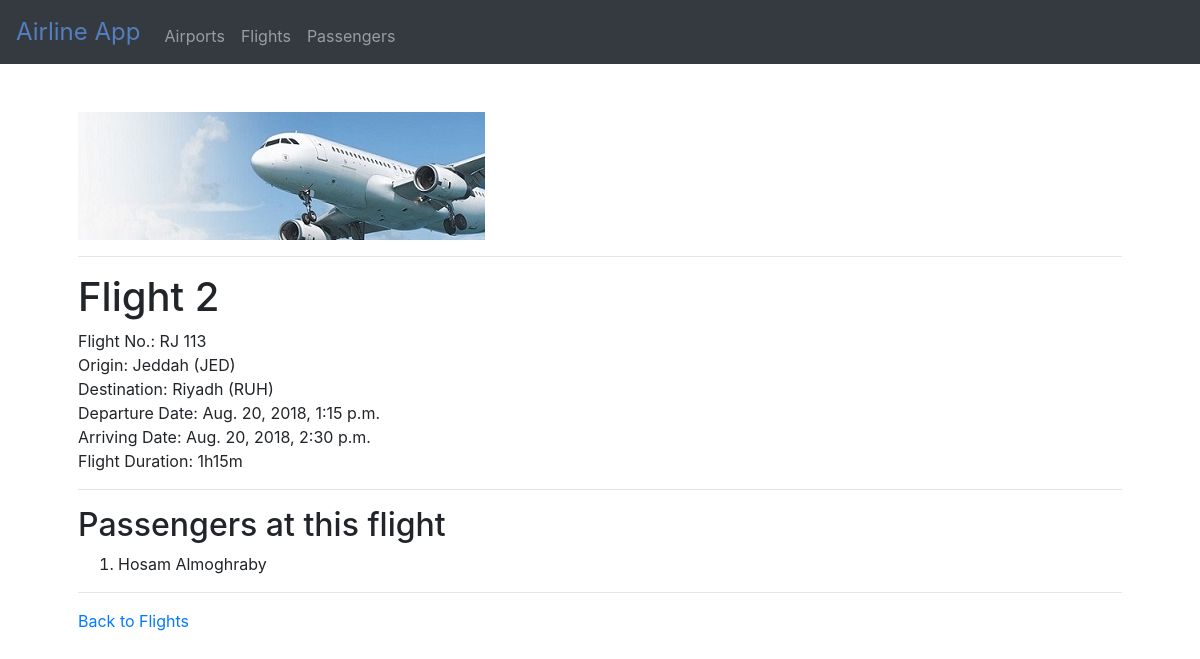
The app's page /flights/2, older data.
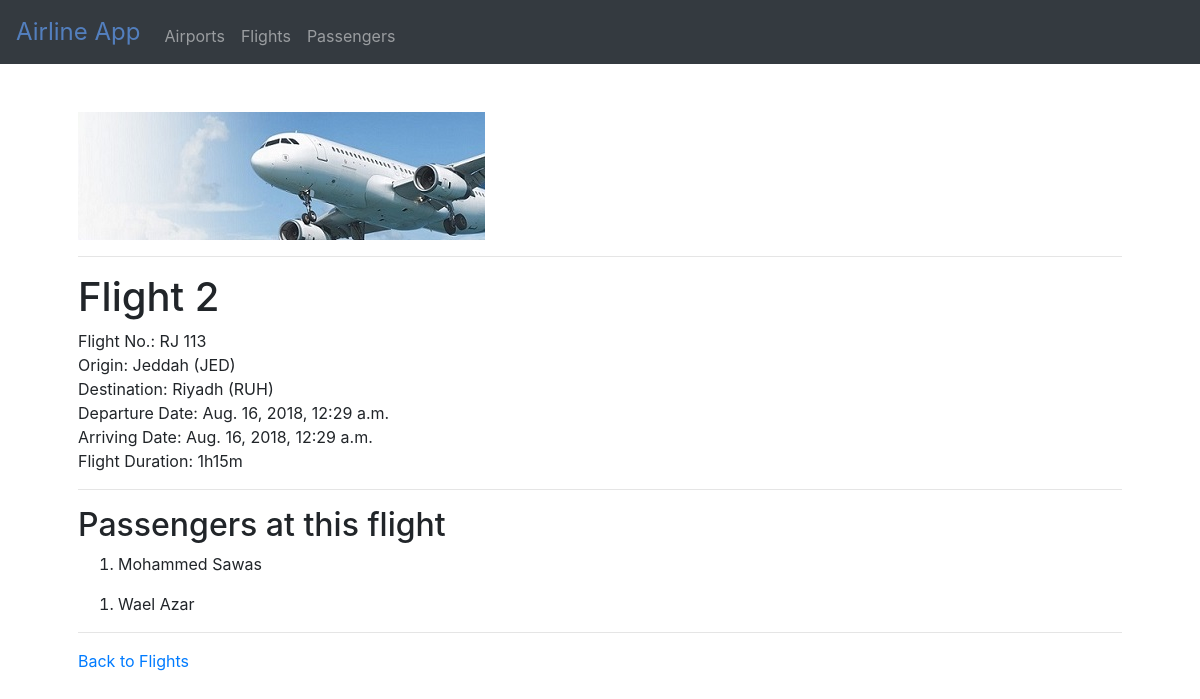
The same page, newer data.
### flights/models.py (models this page shows, shortened)
class Flight(models.Model):
    flight_no = models.CharField(max_length=10)
    origin = models.ForeignKey(Airport, on_delete=models.CASCADE, related_name='departures')
    destination = models.ForeignKey(Airport, on_delete=models.CASCADE, related_name='arrivals')
    departure_date = models.DateTimeField(default=timezone.now)
    arriving_date = models.DateTimeField(default=timezone.now)
    flight_duration = models.CharField(max_length=6)

class Passenger(models.Model):
    title = models.CharField(max_length=3, choices=TITLE_CHOICES)
    first = models.CharField(max_length=64)
    last = models.CharField(max_length=64)
    flights = models.ManyToManyField(Flight, blank=True, related_name="passengers")
    def __str__(self):
        return f"{self.first} {self.last}"

class Airport(models.Model):
    code = models.CharField(max_length=3)
    city = models.CharField(max_length=30)
    def __str__(self):
        return f"{self.city} ({self.code})"

### flights/views.py (the view)
# urls.py: path('flights/<int:flight_id>', views.flight, name="flight"),
def flight(request, flight_id):
    try:
        flight = Flight.objects.get(pk=flight_id)
    except Flight.DoesNotExist:
        raise Http404("Flight does not exist")
    context = {
        "flight": flight,
        "passengers": flight.passengers.all()
    }
    return render(request, 'flights/flight.html', context)

### flights/templates/flights/flight.html (shortened to what this page needs)
{% extends "flights/layout.html" %}
{% block body %}
    <h1>Flight {{ flight.id }}</h1>
        <li>Flight No.: {{ flight.flight_no }}</li>
        <li>Origin: {{ flight.origin }}</li>
        <li>Destination: {{ flight.destination }}</li>
        <li>Departure Date: {{ flight.departure_date }}</li>
        <li>Arriving Date: {{ flight.arriving_date }}</li>
        <li>Flight Duration: {{ flight.flight_duration }}</li>
    <hr>
    <h2>Passengers at this flight</h2>
    {% for passenger in passengers %}
        <ol>
            <li>{{ passenger }}</li>
        </ol>
    {% empty %}
        No passengers at this flight!
    {% endfor %}
    <hr>
    <div>
        <a href="{% url 'flights' %}">Back to Flights</a>
    </div>
{% endblock %}

Row changes from the older to the newer data that the page shows:
no longer on this page (row unchanged): Passenger: first+last "Hosam Almoghraby"
changed Flight "RJ 113": departure_date "Aug. 20, 2018, 1:15 p.m." → "Aug. 16, 2018, 12:29 a.m."; arriving_date "Aug. 20, 2018, 2:30 p.m." → "Aug. 16, 2018, 12:29 a.m."
now on this page (row unchanged): Passenger: first+last "Mohammed Sawas"
added Passenger: first+last "Wael Azar"
